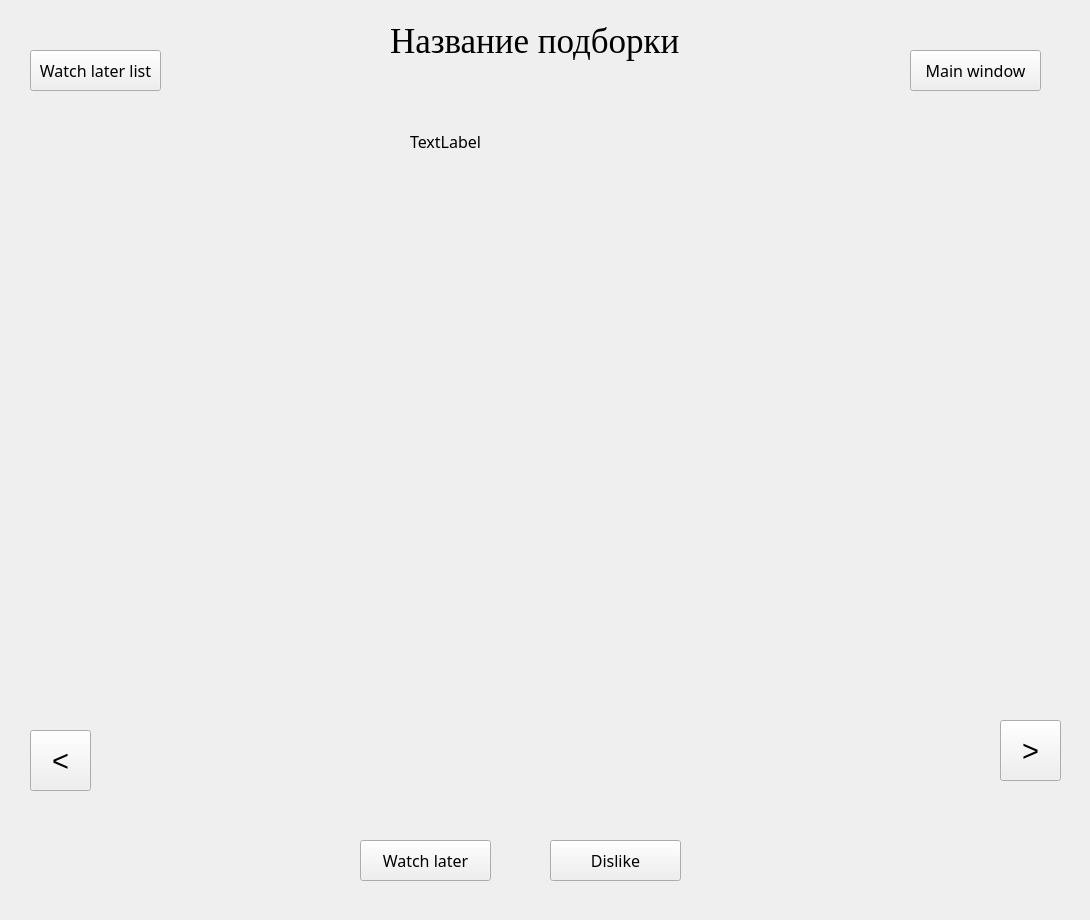
<?xml version="1.0" encoding="UTF-8"?>
<ui version="4.0">
 <class>Form</class>
 <widget class="QWidget" name="Form">
  <property name="enabled">
   <bool>true</bool>
  </property>
  <property name="geometry">
   <rect>
    <x>0</x>
    <y>0</y>
    <width>1090</width>
    <height>920</height>
   </rect>
  </property>
  <property name="sizePolicy">
   <sizepolicy hsizetype="Fixed" vsizetype="Fixed">
    <horstretch>0</horstretch>
    <verstretch>0</verstretch>
   </sizepolicy>
  </property>
  <property name="windowTitle">
   <string>Form</string>
  </property>
  <widget class="QLabel" name="label">
   <property name="geometry">
    <rect>
     <x>20</x>
     <y>130</y>
     <width>371</width>
     <height>551</height>
    </rect>
   </property>
   <property name="text">
    <string/>
   </property>
   <property name="pixmap">
    <pixmap>Lord.PNG</pixmap>
   </property>
   <property name="scaledContents">
    <bool>true</bool>
   </property>
   <property name="alignment">
    <set>Qt::AlignCenter</set>
   </property>
   <property name="wordWrap">
    <bool>false</bool>
   </property>
   <property name="openExternalLinks">
    <bool>false</bool>
   </property>
  </widget>
  <widget class="QLabel" name="label_2">
   <property name="geometry">
    <rect>
     <x>410</x>
     <y>130</y>
     <width>671</width>
     <height>551</height>
    </rect>
   </property>
   <property name="font">
    <font>
     <family>Lucida Bright</family>
     <pointsize>12</pointsize>
    </font>
   </property>
   <property name="text">
    <string>TextLabel</string>
   </property>
   <property name="alignment">
    <set>Qt::AlignLeading|Qt::AlignLeft|Qt::AlignTop</set>
   </property>
  </widget>
  <widget class="QPushButton" name="pushButton">
   <property name="geometry">
    <rect>
     <x>30</x>
     <y>730</y>
     <width>61</width>
     <height>61</height>
    </rect>
   </property>
   <property name="font">
    <font>
     <pointsize>22</pointsize>
    </font>
   </property>
   <property name="text">
    <string>&lt;</string>
   </property>
  </widget>
  <widget class="QPushButton" name="pushButton_2">
   <property name="geometry">
    <rect>
     <x>1000</x>
     <y>720</y>
     <width>61</width>
     <height>61</height>
    </rect>
   </property>
   <property name="font">
    <font>
     <pointsize>22</pointsize>
    </font>
   </property>
   <property name="text">
    <string>&gt;</string>
   </property>
  </widget>
  <widget class="QLabel" name="label_3">
   <property name="geometry">
    <rect>
     <x>390</x>
     <y>20</y>
     <width>291</width>
     <height>41</height>
    </rect>
   </property>
   <property name="font">
    <font>
     <family>Times New Roman</family>
     <pointsize>26</pointsize>
     <weight>50</weight>
     <italic>false</italic>
     <bold>false</bold>
     <underline>false</underline>
     <strikeout>false</strikeout>
    </font>
   </property>
   <property name="text">
    <string>Название подборки</string>
   </property>
  </widget>
  <widget class="QPushButton" name="pushButton_5">
   <property name="geometry">
    <rect>
     <x>910</x>
     <y>50</y>
     <width>131</width>
     <height>41</height>
    </rect>
   </property>
   <property name="font">
    <font>
     <family>Lucida Bright</family>
     <pointsize>12</pointsize>
    </font>
   </property>
   <property name="text">
    <string>Main window</string>
   </property>
  </widget>
  <widget class="QPushButton" name="pushButton_6">
   <property name="enabled">
    <bool>true</bool>
   </property>
   <property name="geometry">
    <rect>
     <x>30</x>
     <y>50</y>
     <width>131</width>
     <height>41</height>
    </rect>
   </property>
   <property name="font">
    <font>
     <family>Lucida Bright</family>
     <pointsize>12</pointsize>
    </font>
   </property>
   <property name="text">
    <string>Watch later list</string>
   </property>
  </widget>
  <widget class="QPushButton" name="pushButton_7">
   <property name="enabled">
    <bool>true</bool>
   </property>
   <property name="geometry">
    <rect>
     <x>360</x>
     <y>840</y>
     <width>131</width>
     <height>41</height>
    </rect>
   </property>
   <property name="font">
    <font>
     <family>Lucida Bright</family>
     <pointsize>12</pointsize>
    </font>
   </property>
   <property name="text">
    <string>Watch later</string>
   </property>
  </widget>
  <widget class="QPushButton" name="pushButton_8">
   <property name="enabled">
    <bool>true</bool>
   </property>
   <property name="geometry">
    <rect>
     <x>550</x>
     <y>840</y>
     <width>131</width>
     <height>41</height>
    </rect>
   </property>
   <property name="font">
    <font>
     <family>Lucida Bright</family>
     <pointsize>12</pointsize>
    </font>
   </property>
   <property name="text">
    <string>Dislike</string>
   </property>
  </widget>
 </widget>
 <resources/>
 <connections/>
</ui>
